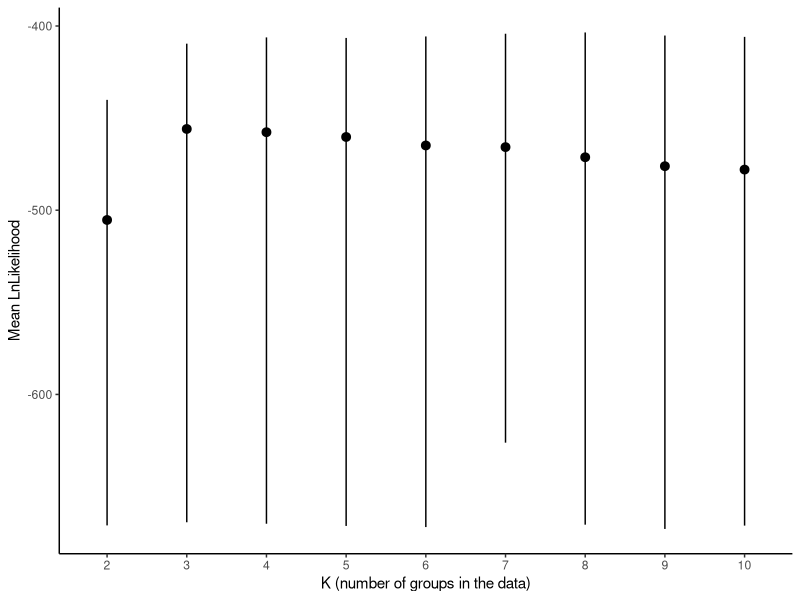
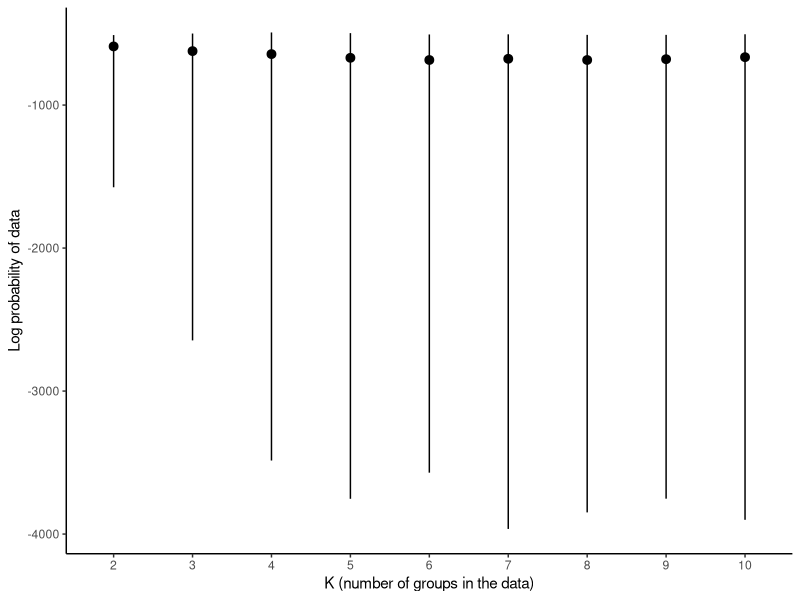

Recreate these plots in R, in order. (Note: this script raises an error after producing the figures.)
# analyse the output of structure - choose best K etc.

library(ggplot2)
library(dplyr)
library(patchwork) 

outfile = read.csv("data/outfile_samples.txt",sep=";")

theme_set(theme_classic())

plt_likelihood <- ggplot(data = outfile) + 
  stat_summary(
    mapping = aes(x = factor(K), y = meanLnLikelihood),
    fun.min = min,
    fun.max = max,
    fun = median
  ) +
  labs(x = "K (number of groups in the data)", y = "Mean LnLikelihood")
plt_likelihood
# Plateaus at 3

plt_prob <- ggplot(data = outfile) + 
  stat_summary(
    mapping = aes(x = factor(K), y = LnProbData),
    fun.min = min,
    fun.max = max,
    fun = median
  ) +
  labs(x = "K (number of groups in the data)", y = "Log probability of data")
plt_prob

# Calculate the jump like:

#diffs <- syntax_grouped_by_K %>%
#  mutate(median_meanLnLikelihood_across_runs - lag(median_meanLnLikelihood_across_runs)) %>%
#  na.omit() 

# The jump from 5 to 6 is too low compared to jumps before 5, therefore the best K is 5.

ggsave("plots/variation-across-runs-bars-all-levels.pdf", (plt) ,height=3,width=4)

dots_plt <- ggplot(outfile, aes(x=factor(K),y=meanLnLikelihood))+
  geom_point(alpha=0.5) +
  labs(x = "K (number of groups in the data)", y = "Mean LnLikelihood")

dots_plt

ggsave("plots/variation-across-runs-dots.pdf", (dots_plt) ,height=3,width=4)

# Find the variance among runs and Ks

runs_variance <- outfile %>%
  group_by(K) %>%
  #calculate the variance between runs for each K
  summarise(variance_among_runs = var(meanLnLikelihood))

k_variance <- outfile %>%
  group_by(Run) %>%
  #calculate the variance between runs for each K
  summarise(variance_among_Ks = var(meanLnLikelihood))

mean(runs_variance$variance_among_Ks) - mean(k_variance$variance_among_runs)

# is the variance of meanLnLikelihood between Ks is greater than the variance between runs?

